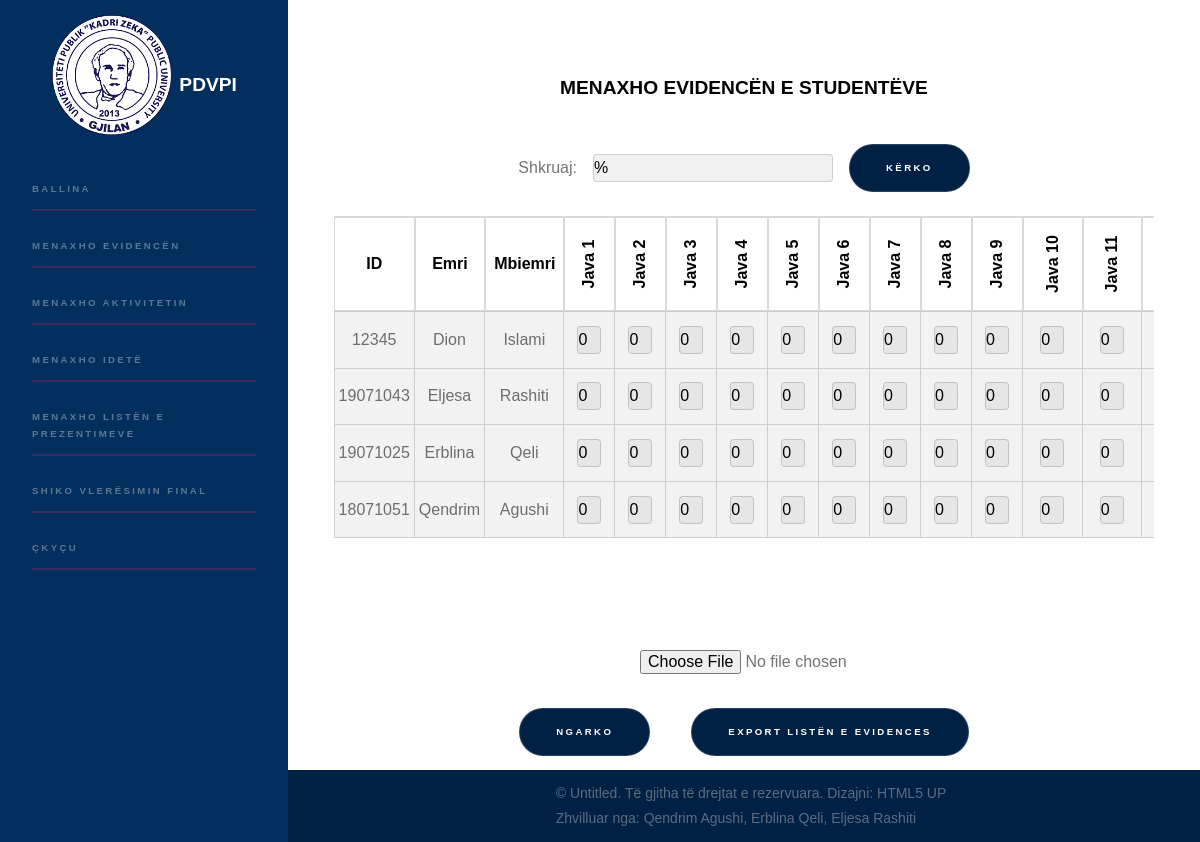
Page /Pdvpi/ModuliAsistentit/lendaAsist.php?id=2 (signed in) on the committed database.
### tables this page shows
CREATE TABLE `tedhenat` (
  `uid_TeDhenat` int(11) NOT NULL,
  `titulli` varchar(1000) NOT NULL,
  `pershkrimi` varchar(10000) NOT NULL,
  `file` varchar(255) NOT NULL,
  `pageLayout` varchar(50) NOT NULL
);

CREATE TABLE `menyt` (
  `ID_Menyt` int(11) NOT NULL,
  `Menyt` varchar(250) NOT NULL,
  `MenyB` varchar(250) NOT NULL,
  `MenyE` varchar(250) NOT NULL,
  `MenyA` varchar(250) NOT NULL,
  `Idet` varchar(250) NOT NULL,
  `Prezantimet` varchar(250) NOT NULL,
  `Vlersimi` varchar(250) NOT NULL,
  `Konfigurimet` varchar(250) NOT NULL,
  `Ckycu` varchar(250) NOT NULL
);

CREATE TABLE `evidencau` (
  `uid_EvidencaU` int(11) NOT NULL,
  `uid` int(11) NOT NULL,
  `Java1` int(11) NOT NULL,
  `Java2` int(11) NOT NULL,
  `Java3` int(11) NOT NULL,
  `Java4` int(11) NOT NULL,
  `Java5` int(11) NOT NULL,
  `Java6` int(11) NOT NULL,
  `Java7` int(11) NOT NULL,
  `Java8` int(11) NOT NULL,
  `Java9` int(11) NOT NULL,
  `Java10` int(11) NOT NULL,
  `Java11` int(11) NOT NULL,
  `Java12` int(11) NOT NULL,
  `Java13` int(11) NOT NULL,
  `Java14` int(11) NOT NULL,
  `Java15` int(11) NOT NULL,
  `TotalEU` double(10,1) NOT NULL,
  `Piket` int(11) NOT NULL,
  `uid_lenda` int(11) NOT NULL
);

CREATE TABLE `users` (
  `uid` int(11) NOT NULL,
  `uid_Student` varchar(20) NOT NULL,
  `username` varchar(50) NOT NULL,
  `mbiemri` varchar(50) NOT NULL,
  `email` varchar(50) NOT NULL,
  `password` varchar(150) NOT NULL,
  `ID_usersRole` int(11) NOT NULL
);

### Pdvpi/ModuliAsistentit/lendaAsist.php (the view, shortened to what this page needs)
<?php
	include("check.php");
    echo $id = $_REQUEST['id'];
?>
<!DOCTYPE HTML>
<html>
	<head>
		<link rel="stylesheet" href="assets/css/main.css" />
	</head>
	<body class="is-preload">
		<div class="page-container">
   <div class="content-wrap">
		<?php include_once("Header.php"); ?>
		<section id="sidebar" class="menu" >
            <nav>
                    <?php
            $result = mysqli_query($conn13,"CALL SelectMenyAss()");
            while ($row = mysqli_fetch_assoc($result)) {
              extract($row);
            }
            ?>
                    <ul id="menuList">
                    <li><a  href="admin_home.php?id=<?php echo $id?>"><?php echo $MenyB ?></a></li>
                      <li><a href="lendaAsist.php?id=<?php echo $id?>"><?php echo $MenyE ?></a></li>
                      <li><a href="aktivitetiU.php?id=<?php echo $id?>"><?php echo $MenyA ?></a></li>
                      <li><a href="ideteEProjektit.php?id=<?php echo $id?>"><?php echo $Idet ?></a></li>
                      <li><a href="ListaPrezantimeve.php?id=<?php echo $id?>"><?php echo $Prezantimet ?></a></li>
                      <li><a href="vlersimifinal.php?id=<?php echo $id?>"><?php echo $Vlersimi ?></a></li>
                      <li><a href="../logout.php"><?php echo $Ckycu ?></a></li>
                    </ul>
                </nav>
			</section>
			<div id="wrapper">
			<section id="MenaxhimiPerdoruesve" style="overflow-y: auto; padding: 5%;">
            <h2 style="margin-bottom:5%"class="title">MENAXHO EVIDENCËN E STUDENTËVE</h2>
					<?php
								$id = $_REQUEST['id'];
								?>
 <div class="scroll">
										<table class="alt" style="margin: 0%;">
										<form action="lendaAsist.php?id=<?php echo $id ?>" method="post" style="width: 90%; ">
								<div class="row gtr-uniform" style="  display: flex; flex-direction: row;">
									<div  class="col-12"  style="display: flex; justify-content: center; flex-direction: row; border-bottom:solid 1px rgba(0, 0, 0, 0.15); padding-bottom: 1.5em;	 border-top:solid 1px rgba(0, 0, 0, 0.15); align-items: center;">
										Shkruaj:
										<input type="text" name="term" value="%"  placeholder="" style="margin-left: 1em; margin-right: 1em; width:15em;"/>
										<ul class="actions"  style="display: flex; justify-content: center;	align-items: center;">
											<li><input type="submit" value="Kërko" class="primary" /></li>
										</ul>
									</div>
									</div>
							</form>
										<thead  class="shark-1" style="background-color: #fff;">
							<tr>
								<?php
						echo"<th>ID</th>";
                        echo"<th>Emri</th>";
                        echo"<th>Mbiemri</th>";
                        echo"<th  class='rotate' name='Java1' id='Java1'  rowspan='4'><div>Java 1</div></th>";
                        echo"<th  class='rotate' name='Java2' id='Java2'  rowspan='4'><div>Java 2</div></th>";
                        echo"<th  class='rotate' name='Java3' id='Java3'  rowspan='4'><div>Java 3</div></th>";
                        echo"<th  class='rotate' name='Java4' id='Java4'  rowspan='4'><div>Java 4</div></th>";
                        echo"<th  class='rotate' name='Java5' id='Java5'  rowspan='4'><div>Java 5</div></th>";
                        echo"<th  class='rotate' name='Java6' id='Java6'  rowspan='4'><div>Java 6</div></th>";
                        echo"<th  class='rotate' name='Java7' id='Java7'  rowspan='4'><div>Java 7</div></th>";
                        echo"<th  class='rotate' name='Java8' id='Java8'  rowspan='4'><div>Java 8</div></th>";
                        echo"<th  class='rotate' name='Java9' id='Java9'  rowspan='4'><div>Java 9</div></th>";
                        echo"<th  class='rotate' name='Java10' id='Java10' rowspan='4'><div>Java 10</div></th>";
                        echo"<th  class='rotate' name='Java11' id='Java11' rowspan='4'><div>Java 11</div></th>";
                        echo"<th  class='rotate' name='Java12' id='Java12' rowspan='4'><div>Java 12</div></th>";
								echo"</tr>";
								echo"</thead>";
								if (!empty($_REQUEST['term'])) {
									$term = mysqli_real_escape_string($conn,$_REQUEST['term']);
								$query1 = mysqli_query($conn10,"SELECT
								p.uid_EvidencaU,
								p.`uid`,
								p.Java1,p.Java2, p.Java3,p.Java4,p.Java5,p.Java6,p.Java7,p.Java8,p.Java9,p.Java10,p.Java11,p.Java12,p.Java13,p.Java14,p.Java15,p.TotalEU,p.Piket,
								s.uid_Student,
								s.username,
								s.email,
								s.mbiemri,
								l.uid_lenda,
								l.lenda
								FROM
								 `evidencau` p
								 INNER JOIN
								users s ON p.uid = s.uid
									LEFT OUTER JOIN `lendet` l ON p.uid_lenda = l.uid_lenda
							  	WHERE l.uid_lenda = '$id'  and  s.username LIKE '%".$term."%' ORDER BY s.username ASC");
								while ($row1 = mysqli_fetch_array($query1)) {
								echo"	<form class='form' method='get' action='lendaAsist.php?id=$id'>";
								echo"<input class='input' type='hidden' name='uid_EvidencaU' value='{$row1['uid_EvidencaU']}' />";
								echo"<input class='input' type='hidden' name='id' value='{$id}' />";
								echo"<td>{$row1['uid_Student']}</td>";
								echo"<td>{$row1['username']}</td>";
								echo"<td>{$row1['mbiemri']}</td>";
								echo"<td><input type='text'  name='Java1' value='{$row1['Java1']}' /></td>";
								echo"<td><input type='text'  name='Java2'  size='1' maxlength='1' value='{$row1['Java2']}'  /></td>";
								echo"<td><input type='text'  name='Java3'  size='1' maxlength='1' value='{$row1['Java3']}'  /></td>";
								echo"<td><input type='text'  name='Java4'  size='1' maxlength='1' value='{$row1['Java4']}'  /></td>";
								echo"<td><input type='text'  name='Java5'  size='1' maxlength='1' value='{$row1['Java5']}'  /></td>";
								echo"<td><input type='text'  name='Java6'  size='1' maxlength='1' value='{$row1['Java6']}'  /></td>";
								echo"<td><input type='text'  name='Java7'  size='1' maxlength='1' value='{$row1['Java7']}'  /></td>";
								echo"<td><input type='text'  name='Java8'  size='1' maxlength='1' value='{$row1['Java8']}'  /></td>";
								echo"<td><input type='text'  name='Java9'  size='1' maxlength='1' value='{$row1['Java9']}'  /></td>";
								echo"<td><input type='text'  name='Java10'  size='1' maxlength='1'  value='{$row1['Java10']}'  /></td>";
								echo"<td><input type='text'  name='Java11'  size='1' maxlength='1'  value='{$row1['Java11']}'  /></td>";
								echo"<td><input type='text'  name='Java12'  size='1' maxlength='1'  value='{$row1['Java12']}'  /></td>";
								echo"<td><input type='text'  name='Java13'  size='1' maxlength='1'  value='{$row1['Java13']}'  /></td>";
								echo"<td><input type='text'  name='Java14'  size='1' maxlength='1'  value='{$row1['Java14']}'  /></td>";
								echo"<td><input type='text'  name='Java15'  size='1' maxlength='1'  value='{$row1['Java15']}'  /></td>";
								echo"<td>{$row1['Piket']}</td>";
								echo"<td>{$row1['TotalEU']}</td>";
								echo"<input type='hidden'  name='uid_lenda'  size='1' maxlength='1'  value='{$row1['uid_lenda']}'  />";
								echo "<td><input class='button primary' type='submit' name='submit' value='MODIFKO' /></td>";
echo"</tr>";
echo "</form>";
								}
							}else if (empty($_REQUEST['term'])){
								$query1 = mysqli_query($conn10,"SELECT
								p.uid_EvidencaU,
								p.`uid`,
								p.Java1,p.Java2, p.Java3,p.Java4,p.Java5,p.Java6,p.Java7,p.Java8,p.Java9,p.Java10,p.Java11,p.Java12,p.Java13,p.Java14,p.Java15,p.TotalEU,p.Piket,
								s.uid_Student,
								s.username,
								s.email,
								s.mbiemri,
								l.uid_lenda,
								l.lenda
								FROM
								 `evidencau` p
								 INNER JOIN
								users s ON p.uid = s.uid
									LEFT OUTER JOIN `lendet` l ON p.uid_lenda = l.uid_lenda
							  	WHERE l.uid_lenda = '$id' ORDER BY s.username ASC");
								while ($row1 = mysqli_fetch_array($query1)) {
								echo"	<form class='form' method='get' action='lendaAsist.php?id=$id'>";
								echo"<td>{$row1['uid_Student']}</td>";
								echo"<td>{$row1['username']}</td>";
								echo"<td>{$row1['mbiemri']}</td>";
								echo"<td><input type='text'  name='Java1' value='{$row1['Java1']}' /></td>";
								echo"<td><input type='text'  name='Java2'  size='1' maxlength='1' value='{$row1['Java2']}'  /></td>";
								echo"<td><input type='text'  name='Java3'  size='1' maxlength='1' value='{$row1['Java3']}'  /></td>";
								echo"<td><input type='text'  name='Java4'  size='1' maxlength='1' value='{$row1['Java4']}'  /></td>";
								echo"<td><input type='text'  name='Java5'  size='1' maxlength='1' value='{$row1['Java5']}'  /></td>";
								echo"<td><input type='text'  name='Java6'  size='1' maxlength='1' value='{$row1['Java6']}'  /></td>";
								echo"<td><input type='text'  name='Java7'  size='1' maxlength='1' value='{$row1['Java7']}'  /></td>";
								echo"<td><input type='text'  name='Java8'  size='1' maxlength='1' value='{$row1['Java8']}'  /></td>";
								echo"<td><input type='text'  name='Java9'  size='1' maxlength='1' value='{$row1['Java9']}'  /></td>";
								echo"<td><input type='text'  name='Java10'  size='1' maxlength='1'  value='{$row1['Java10']}'  /></td>";
								echo"<td><input type='text'  name='Java11'  size='1' maxlength='1'  value='{$row1['Java11']}'  /></td>";
								echo"<td><input type='text'  name='Java12'  size='1' maxlength='1'  value='{$row1['Java12']}'  /></td>";
echo "</form>";
							}
						}
								?>
					</table>
							</div>
					<div style="text-align: center; padding-top: 5%;">
					<?php
	echo"<form method='post' action='import_EvidencenU.php?id=$id' enctype='multipart/form-data'>";
	echo"<input style='width: 13em;' type='file' name='file'/>";
	echo"</div>";
	echo"<div style='display: flex; justify-content: center; '> ";
	echo"<input class='button primary' style='margin-right:5%;' type='submit' name='submit_file' value='NGARKO'/>";
  ?>
<?php 				echo"<a class='button primary' href=\"export_excelEvidencenU.php?id=$id\">Export Listën e Evidences</a>"; ?>
	</div>
				</section>
			</div>
			</div>
   <footer class="footer"><?php include_once("footer.php"); ?></footer>
 </div>
	</body>
</html>

### Pdvpi/ModuliAsistentit/header.php (shortened to what this page needs)
		<?php
          $result = mysqli_query($conn32, "CALL Selecttedhenatheader()");
          while ($row = mysqli_fetch_assoc($result)) {
            extract($row);
          ?>
<section id="sidebar1" class="header">
	<div class="tlogo">
		<div style="margin:3% 2%;" >
		<a  href="admin_home.php"><div class="col-12"><span class="image fit"><img src="<?php echo $file ?>" alt=""  /></span></div></a>
		</div>
		<div style="margin:3% 2%;">
			<h2 class="tituli"  ><a  href="admin_home.php" class="title" style="color: #ffffff;"><?php echo $titulli ?></a></h2>
		</div>
	</div>
</section>
<?php } ?>

### Pdvpi/ModuliAsistentit/footer.php (shortened to what this page needs)
		<ul style="margin: auto; font-size:14px;" >
			<?php
         $rezultati = mysqli_query($conn24,"CALL Footertedhenat()");
         while ($rresht = mysqli_fetch_assoc($rezultati)) {
           extract($rresht);
  	 echo $pershkrimi;
}
         ?>
		</ul>

### Pdvpi/ModuliAsistentit/lendaAsist.php (style rules this page uses)
input[type="text"], input[type="password"], input[type="email"], select { height: 1.75em; }
input[type="text"], input[type="password"], input[type="email"], input[type="tel"], select, textarea { width: 1.5em; padding: 0; margin: auto; }
table { width: 90%; margin: auto; margin-top: 1%; margin-bottom: 1%; }
table td { border: 1px black solid; margin: auto; white-space: nowrap; padding: 0.25em; vertical-align: middle; text-align: center; }
table th { vertical-align: middle; white-space: nowrap; text-align: center; padding: 0.5em 0.5em; }
.rotate { text-align: center; white-space: nowrap; vertical-align: middle; width: 1.5em; padding: 2em 0em; }
.rotate div { -moz-transform: rotate(-90.0deg); -o-transform: rotate(-90.0deg); -webkit-transform: rotate(-90.0deg); filter: progid:DXImageTransform.Microsoft.BasicImage(rotation=0.083); -ms-filter: "progid:DXImageTransform.Microsoft.BasicImage(rotation=0.083)"; }
.scroll { overflow-y: auto; width: 100%; height: 27em }
.shark-1 { position: sticky; top: 0; }
.page-container { position: relative; min-height: 100vh; }
.content-wrap { padding-bottom: 2.5rem; }
.footer { position: absolute; bottom: 0; width: -webkit-fill-available; height: 4.5rem; }
form { margin: 2em 0 2em 0; }

### rows in the picture
tedhenat: file (picture), titulli "PDVPI"
menyt: MenyB "BALLINA", MenyE "MENAXHO EVIDENCËN", MenyA "MENAXHO AKTIVITETIN", Idet "MENAXHO IDETË", Prezantimet "MENAXHO LISTËN E PREZENTIMEVE", Vlersimi "SHIKO VLERËSIMIN FINAL", Ckycu "ÇKYÇU"
evidencau: uid.uid_Student "12345", uid.username "Dion", uid.mbiemri "Islami", Java1 "0", Java2 "0", Java3 "0", Java4 "0", Java5 "0", Java6 "0", Java7 "0", Java8 "0", Java9 "0", Java10 "0", Java11 "0"
evidencau: uid.uid_Student "19071043", uid.username "Eljesa", uid.mbiemri "Rashiti", Java1 "0", Java2 "0", Java3 "0", Java4 "0", Java5 "0", Java6 "0", Java7 "0", Java8 "0", Java9 "0", Java10 "0", Java11 "0"
evidencau: uid.uid_Student "19071025", uid.username "Erblina", uid.mbiemri "Qeli", Java1 "0", Java2 "0", Java3 "0", Java4 "0", Java5 "0", Java6 "0", Java7 "0", Java8 "0", Java9 "0", Java10 "0", Java11 "0"
evidencau: uid.uid_Student "18071051", uid.username "Qendrim", uid.mbiemri "Agushi", Java1 "0", Java2 "0", Java3 "0", Java4 "0", Java5 "0", Java6 "0", Java7 "0", Java8 "0", Java9 "0", Java10 "0", Java11 "0"
tedhenat: pershkrimi "© Untitled. Të gjitha të drejtat e rezervuara. Dizajni: HTML5 UP Zhvilluar nga: Qendrim Agushi, Erblina Qeli, Eljesa Rashiti"
